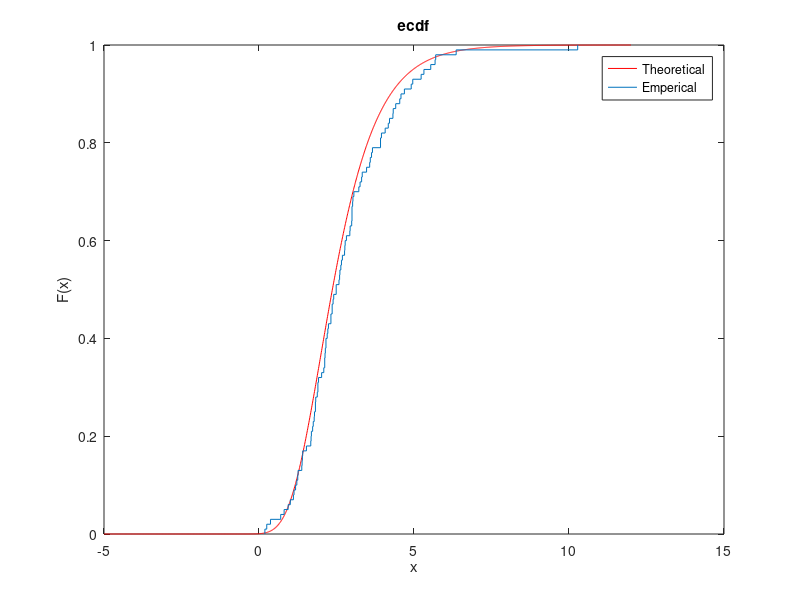
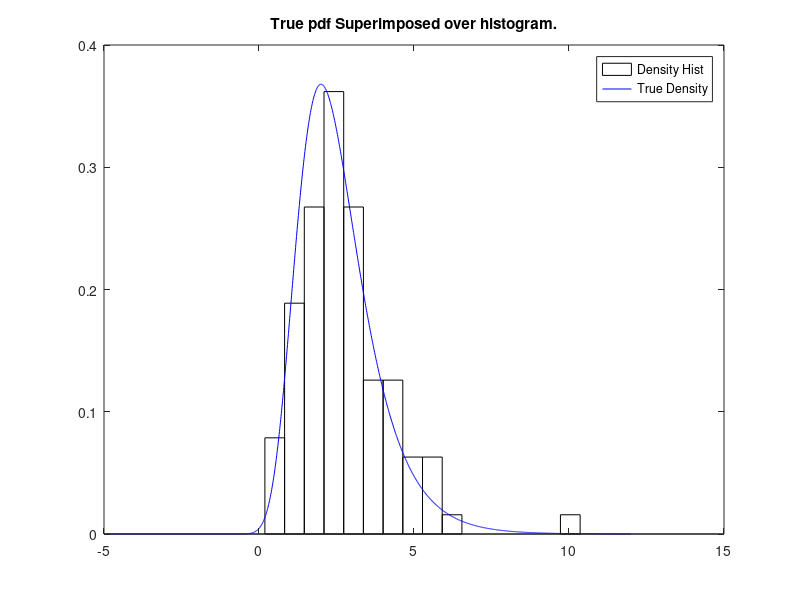
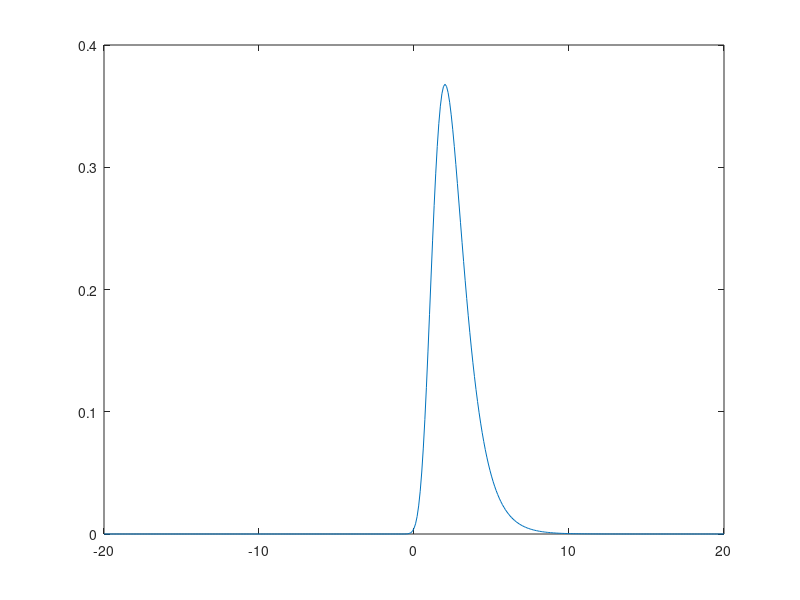

Write the MATLAB code that produced these figures, in order.
% Parameters
a = 2;
b = 1;

% In-Line Function
ev = @(x) (1/b) .* exp(-(x - a)/b) .* exp(- exp(-(x - a)/b));
ev_cdf = @(x) exp(- exp(-(x - a)/b));

figure(3)
xx = -20: 0.1: 20;
plot(xx, ev(xx))

% Parameters
n = 100;
x = -5:0.01:12;
xx = x;
x_hat = zeros(1,n);


% Approximate CDF values with user defined function
F = zeros(1,length(x));
for i = 1:length(x)
    F(i) = ev_cdf(x(i)); %UDF
end

% Alternative Apprach using Uniform Distribution
for i = 1:n
    u = rand;
    index = find(F >= u, 1 );
    if isempty(index)
        x_hat(i) = x(end);
    else
        x_hat(i) = x(index);
    end
end





% Plot both theoretical and emperical cdf
figure(1)
plot(x,F, 'red');
hold on
ecdf(x_hat)
hold off;
legend('Theoretical', 'Emperical')


figure(2)
h = 1.06*n^(-1/5)*std(x_hat);
t0 = min(x_hat);
tm = max(x_hat);
rng = tm - t0;
nbin = ceil(rng/h);
bins = t0:h:(nbin*h+t0);
% Get the bin counts vk.
vk = histc(x_hat,bins);
% Normalize to make it a bona fide density.
% We do not need the last count in fhat. 

fhat = vk/(n*h);
fhat(end) = [];
% To plot this, use bar with the bin centers. 
tm = max(bins);
bc = (t0+h/2):h:(tm-h/2);
bar(bc,fhat,1,'w')
hold on
plot(xx,ev(xx), 'b')
legend('Density Hist', 'True Density')
title('True pdf Superimposed over histogram.')

hold off
